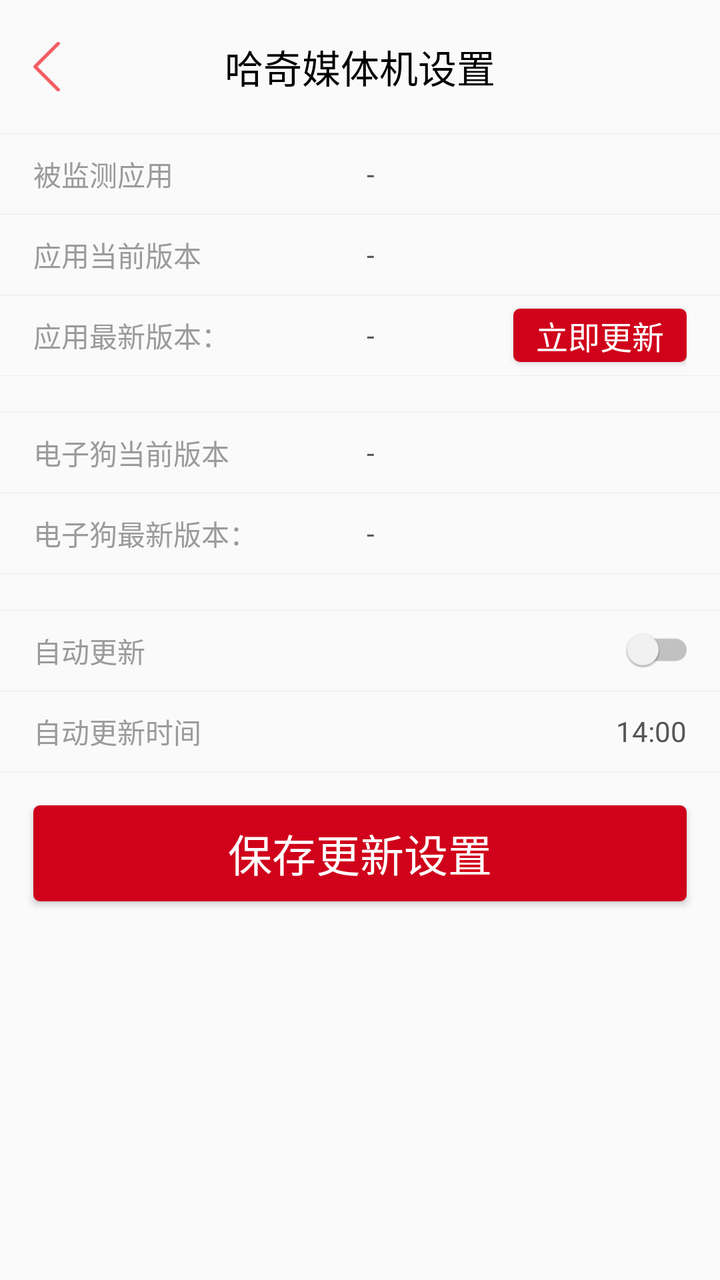
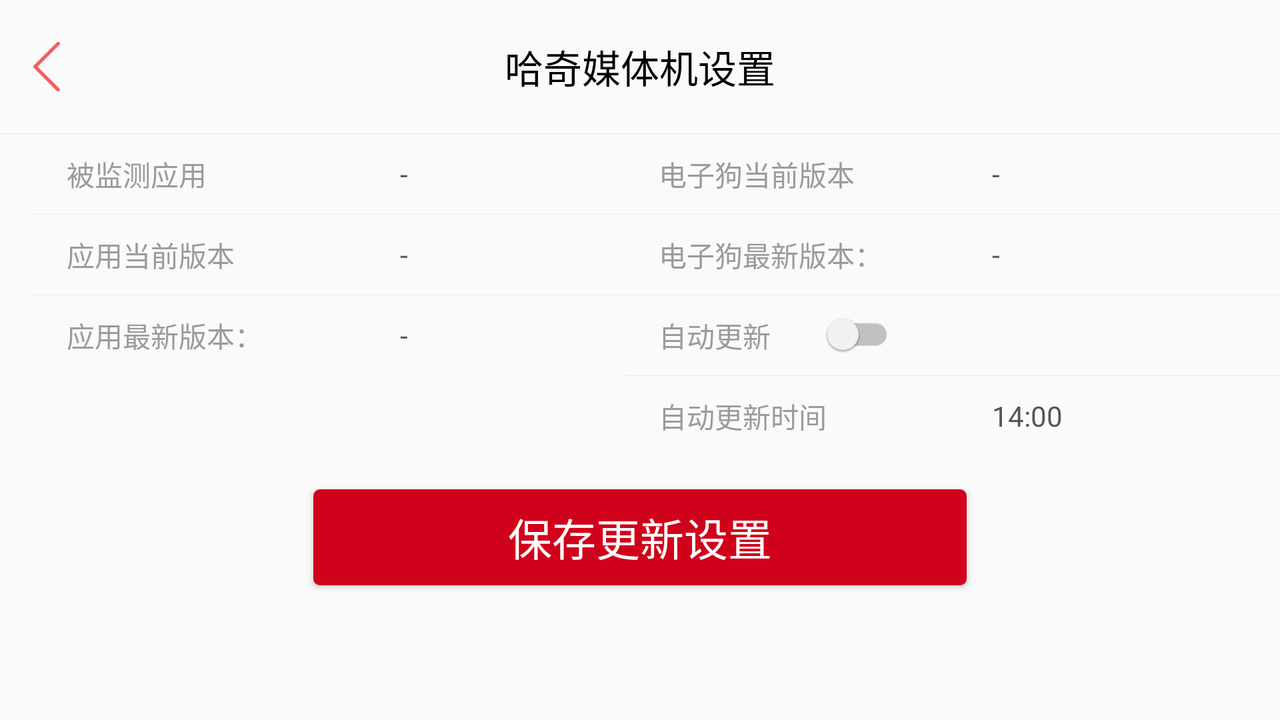

One screen, two layout resources from the same app: the default and the repository's alternative for another configuration. Each is rendered where Android would select it; the XML of both is given below.
<!-- AndroidManifest.xml: application theme AppTheme -->
<!-- res/layout/activity_update_setting.xml -->
<?xml version="1.0" encoding="utf-8"?>
<LinearLayout xmlns:android="http://schemas.android.com/apk/res/android"
    android:layout_width="match_parent"
    android:layout_height="match_parent"
    android:orientation="vertical">

    <include layout="@layout/top_title_layout" />

    <include layout="@layout/layout_divide_horizontal" />

    <LinearLayout
        android:layout_width="match_parent"
        android:layout_height="120px"
        android:gravity="center_vertical"
        android:orientation="horizontal"
        android:paddingLeft="50px">

        <TextView
            android:id="@+id/tv_1"
            android:layout_width="500px"
            android:layout_height="wrap_content"
            android:text="被监测应用"
            android:textColor="#9b9b9b" />

        <TextView
            android:id="@+id/tv_update_setting_check_app"
            android:layout_width="wrap_content"
            android:layout_height="wrap_content"
            android:text="-"
            android:textColor="#555555" />

    </LinearLayout>

    <include layout="@layout/layout_divide_horizontal" />

    <LinearLayout
        android:layout_width="match_parent"
        android:layout_height="120px"
        android:gravity="center_vertical"
        android:orientation="horizontal"
        android:paddingLeft="50px">

        <TextView
            android:id="@+id/tv_2"
            android:layout_width="500px"
            android:layout_height="wrap_content"
            android:text="应用当前版本"
            android:textColor="#9b9b9b" />

        <TextView
            android:id="@+id/tv_update_setting_cur_version"
            android:layout_width="wrap_content"
            android:layout_height="wrap_content"
            android:text="-"
            android:textColor="#555555" />

    </LinearLayout>

    <include layout="@layout/layout_divide_horizontal" />

    <LinearLayout
        android:layout_width="match_parent"
        android:layout_height="120px"
        android:gravity="center_vertical"
        android:orientation="horizontal"
        android:paddingLeft="50px"
        android:paddingRight="50px">

        <TextView
            android:id="@+id/tv_3"
            android:layout_width="500px"
            android:layout_height="wrap_content"
            android:text="应用最新版本："
            android:textColor="#9b9b9b" />

        <TextView
            android:id="@+id/tv_update_setting_new_version"
            android:layout_width="wrap_content"
            android:layout_height="wrap_content"
            android:layout_weight="1"
            android:text="-"
            android:textColor="#555555" />

        <Button
            android:id="@+id/btn_update_setting_update"
            style="@style/ButtonFont"
            android:layout_width="260px"
            android:layout_height="80px"
            android:layout_alignBottom="@id/tv_3"
            android:layout_alignParentRight="true"
            android:text="立即更新"
            android:textSize="48px"
            android:visibility="visible" />

    </LinearLayout>

    <include layout="@layout/layout_divide_horizontal" />

    <include
        layout="@layout/layout_divide_horizontal"
        android:layout_width="match_parent"
        android:layout_height="1px"
        android:layout_marginTop="54px" />

    <LinearLayout
        android:layout_width="match_parent"
        android:layout_height="120px"
        android:gravity="center_vertical"
        android:orientation="horizontal"
        android:paddingLeft="50px">

        <TextView
            android:id="@+id/tv_4"
            android:layout_width="500px"
            android:layout_height="wrap_content"
            android:text="电子狗当前版本"
            android:textColor="#9b9b9b" />

        <TextView
            android:id="@+id/tv_update_setting_edog_cur_version"
            android:layout_width="wrap_content"
            android:layout_height="wrap_content"
            android:text="-"
            android:textColor="#555555" />

    </LinearLayout>

    <include layout="@layout/layout_divide_horizontal" />


    <LinearLayout
        android:layout_width="match_parent"
        android:layout_height="120px"
        android:gravity="center_vertical"
        android:orientation="horizontal"
        android:paddingLeft="50px">

        <TextView
            android:id="@+id/tv_5"
            android:layout_width="500px"
            android:layout_height="wrap_content"
            android:text="电子狗最新版本："
            android:textColor="#9b9b9b" />

        <TextView
            android:id="@+id/tv_update_setting_edog_new_version"
            android:layout_width="wrap_content"
            android:layout_height="wrap_content"
            android:text="-"
            android:textColor="#555555" />
    </LinearLayout>

    <include layout="@layout/layout_divide_horizontal" />

    <include
        layout="@layout/layout_divide_horizontal"
        android:layout_width="match_parent"
        android:layout_height="1px"
        android:layout_marginTop="54px" />

    <LinearLayout
        android:layout_width="match_parent"
        android:layout_height="120px"
        android:gravity="center_vertical"
        android:orientation="horizontal"
        android:paddingLeft="50px"
        android:paddingRight="50px">

        <TextView
            android:id="@+id/tv_6"
            android:layout_width="250px"
            android:layout_height="wrap_content"
            android:layout_weight="1"
            android:text="自动更新"
            android:textColor="#9b9b9b" />

        <CheckBox
            android:id="@+id/switch_update_setting_auto_update"
            android:layout_width="92px"
            android:layout_height="55px"
            android:background="@drawable/selector_cb_bg"
            android:button="@null"
            android:textOff="手动更新"
            android:textOn="自动更新" />
    </LinearLayout>

    <include layout="@layout/layout_divide_horizontal" />

    <LinearLayout
        android:id="@+id/ll_auto_update"
        android:layout_width="match_parent"
        android:layout_height="120px"
        android:gravity="center_vertical"
        android:orientation="horizontal"
        android:paddingLeft="50px"
        android:paddingRight="50px">


        <TextView
            android:id="@+id/tv_7"
            android:layout_width="500px"
            android:layout_height="wrap_content"
            android:text="自动更新时间"
            android:textColor="#9b9b9b" />

        <TextView
            android:id="@+id/tv_update_setting_update_time"
            android:layout_width="match_parent"
            android:layout_height="wrap_content"
            android:gravity="right"
            android:text="14:00"
            android:textColor="#555555" />

    </LinearLayout>

    <include layout="@layout/layout_divide_horizontal" />

    <Button
        android:id="@+id/btn_update_setting_save_setting"
        style="@style/ButtonFont"
        android:layout_width="980px"
        android:layout_height="wrap_content"
        android:layout_gravity="center_horizontal"
        android:layout_marginTop="50px"
        android:text="保存更新设置" />
</LinearLayout>
<!-- res/layout/top_title_layout.xml (included above) -->
<?xml version="1.0" encoding="utf-8"?>
<RelativeLayout xmlns:android="http://schemas.android.com/apk/res/android"
    xmlns:tools="http://schemas.android.com/tools"
    android:layout_width="match_parent"
    android:layout_height="200px"
    android:layout_alignParentTop="true">

    <TextView
        android:id="@+id/title"
        android:layout_width="wrap_content"
        android:layout_height="wrap_content"
        android:layout_centerInParent="true"
        android:gravity="center_vertical"
        android:text="@string/title"
        android:textColor="#FF000000"
        android:textSize="58px" />

    <ImageView
        android:paddingLeft="50px"
        android:id="@+id/finish"
        android:layout_width="90px"
        android:layout_height="80px"
        android:layout_centerVertical="true"
        android:src="@drawable/iv_back" />

</RelativeLayout>
<!-- res/layout/layout_divide_horizontal.xml (included above) -->
<?xml version="1.0" encoding="utf-8"?>
<View xmlns:android="http://schemas.android.com/apk/res/android"
    android:layout_width="match_parent"
    android:layout_height="1px"
    android:background="#ececec" />
<!-- resources referenced by this layout -->
<resources>
  <!-- drawable iv_back: png bitmap (drawable-hdpi, 605 bytes) -->
  <!-- drawable selector_cb_bg (drawable) -->
  <?xml version="1.0" encoding="utf-8"?>
  <selector xmlns:android="http://schemas.android.com/apk/res/android">
      <item android:drawable="@drawable/bg_cb_on" android:state_checked="true" />
      <item android:drawable="@drawable/bg_cb_off" android:state_checked="false" />
  </selector>
  <string name="title">哈奇媒体机设置</string>
  <style name="ButtonFont" parent="@android:style/TextAppearance.Large">
          <item name="android:layout_width">980px</item>
          <item name="android:layout_height">140px</item>
          <item name="android:gravity">center</item>
          <item name="android:textColor">#ffffff</item>
          <item name="android:background">@drawable/button_selector</item>
          <item name="android:typeface">monospace</item>
      </style>
  <style name="AppTheme" parent="Theme.AppCompat.Light.NoActionBar">
          
          <item name="windowNoTitle">true</item>
          <item name="android:windowFullscreen">true</item>
      </style>
  <!-- drawable bg_cb_on: png bitmap (drawable-hdpi, 2809 bytes) -->
  <!-- drawable bg_cb_off: png bitmap (drawable-hdpi, 2696 bytes) -->
  <!-- drawable button_selector (drawable) -->
  <?xml version="1.0" encoding="utf-8"?>
  <selector xmlns:android="http://schemas.android.com/apk/res/android">
      <item android:drawable="@drawable/setting_button_enabled_false" android:state_enabled="false" />
      <item android:drawable="@drawable/setting_button_press" android:state_pressed="true" />
      <item android:drawable="@drawable/setting_button_normal" android:state_pressed="false" />
  
  </selector>
  <!-- drawable setting_button_enabled_false (drawable) -->
  <?xml version="1.0" encoding="utf-8"?>
  <shape xmlns:android="http://schemas.android.com/apk/res/android"
      android:shape="rectangle">
      <solid android:color="#ececec" />
      <corners android:radius="10px" />
  </shape>
  <!-- drawable setting_button_press (drawable) -->
  <?xml version="1.0" encoding="utf-8"?>
  <shape xmlns:android="http://schemas.android.com/apk/res/android"
      android:shape="rectangle">
      <solid android:color="#ff5f5f" />
      <corners android:radius="10px" />
  </shape>
  <!-- drawable setting_button_normal (drawable) -->
  <?xml version="1.0" encoding="utf-8"?>
  <shape xmlns:android="http://schemas.android.com/apk/res/android"
      android:shape="rectangle">
      <solid android:color="#D0021B" />
      <corners android:radius="10px" />
  </shape>
</resources>
<!-- res/layout-land/activity_update_setting.xml (the repository's variant of the layout above) -->
<!-- drawn on the phone turned sideways -->
<?xml version="1.0" encoding="utf-8"?>
<LinearLayout xmlns:android="http://schemas.android.com/apk/res/android"
    android:layout_width="match_parent"
    android:layout_height="match_parent"
    android:orientation="vertical">

    <include layout="@layout/top_title_layout" />

    <include layout="@layout/layout_divide_horizontal" />

    <LinearLayout
        android:layout_width="match_parent"
        android:layout_height="wrap_content"
        android:orientation="horizontal">

        <LinearLayout
            android:layout_width="wrap_content"
            android:layout_height="wrap_content"
            android:layout_weight="1"
            android:orientation="vertical"
            android:paddingLeft="50px">

            <LinearLayout
                android:layout_width="wrap_content"
                android:layout_height="120px"
                android:gravity="center_vertical"
                android:orientation="horizontal"
                android:paddingLeft="50px">

                <TextView
                    android:id="@+id/tv_1"
                    android:layout_width="500px"
                    android:layout_height="wrap_content"
                    android:text="被监测应用"
                    android:textColor="#9b9b9b" />

                <TextView
                    android:id="@+id/tv_update_setting_check_app"
                    android:layout_width="wrap_content"
                    android:layout_height="wrap_content"
                    android:text="-"
                    android:textColor="#555555" />

            </LinearLayout>

            <include layout="@layout/layout_divide_horizontal" />

            <LinearLayout
                android:layout_width="wrap_content"
                android:layout_height="120px"
                android:gravity="center_vertical"
                android:orientation="horizontal"
                android:paddingLeft="50px">

                <TextView
                    android:id="@+id/tv_2"
                    android:layout_width="500px"
                    android:layout_height="wrap_content"
                    android:text="应用当前版本"
                    android:textColor="#9b9b9b" />

                <TextView
                    android:id="@+id/tv_update_setting_cur_version"
                    android:layout_width="wrap_content"
                    android:layout_height="wrap_content"
                    android:text="-"
                    android:textColor="#555555" />

            </LinearLayout>

            <include layout="@layout/layout_divide_horizontal" />

            <LinearLayout
                android:layout_width="wrap_content"
                android:layout_height="120px"
                android:gravity="center_vertical"
                android:orientation="horizontal"
                android:paddingLeft="50px"
                android:paddingRight="50px">

                <TextView
                    android:id="@+id/tv_3"
                    android:layout_width="500px"
                    android:layout_height="wrap_content"
                    android:text="应用最新版本："
                    android:textColor="#9b9b9b" />

                <TextView
                    android:id="@+id/tv_update_setting_new_version"
                    android:layout_width="wrap_content"
                    android:layout_height="wrap_content"
                    android:layout_weight="1"
                    android:text="-"
                    android:textColor="#555555" />

                <Button
                    android:id="@+id/btn_update_setting_update"
                    style="@style/ButtonFont"
                    android:layout_width="260px"
                    android:layout_height="80px"
                    android:layout_alignBottom="@id/tv_3"
                    android:layout_alignParentRight="true"
                    android:text="立即更新"
                    android:textSize="48px"
                    android:visibility="gone" />

            </LinearLayout>

        </LinearLayout>


        <LinearLayout
            android:layout_width="wrap_content"
            android:layout_height="wrap_content"
            android:layout_weight="1"
            android:orientation="vertical">

            <LinearLayout
                android:layout_width="wrap_content"
                android:layout_height="120px"
                android:gravity="center_vertical"
                android:orientation="horizontal"
                android:paddingLeft="50px">

                <TextView
                    android:id="@+id/tv_4"
                    android:layout_width="500px"
                    android:layout_height="wrap_content"
                    android:text="电子狗当前版本"
                    android:textColor="#9b9b9b" />

                <TextView
                    android:id="@+id/tv_update_setting_edog_cur_version"
                    android:layout_width="wrap_content"
                    android:layout_height="wrap_content"
                    android:text="-"
                    android:textColor="#555555" />

            </LinearLayout>

            <include layout="@layout/layout_divide_horizontal" />


            <LinearLayout
                android:layout_width="wrap_content"
                android:layout_height="120px"
                android:gravity="center_vertical"
                android:orientation="horizontal"
                android:paddingLeft="50px">

                <TextView
                    android:id="@+id/tv_5"
                    android:layout_width="500px"
                    android:layout_height="wrap_content"
                    android:text="电子狗最新版本："
                    android:textColor="#9b9b9b" />

                <TextView
                    android:id="@+id/tv_update_setting_edog_new_version"
                    android:layout_width="wrap_content"
                    android:layout_height="wrap_content"
                    android:text="-"
                    android:textColor="#555555" />
            </LinearLayout>

            <include layout="@layout/layout_divide_horizontal" />

            <LinearLayout
                android:layout_width="wrap_content"
                android:layout_height="120px"
                android:gravity="center_vertical"
                android:orientation="horizontal"
                android:paddingLeft="50px"
                android:paddingRight="50px">

                <TextView
                    android:id="@+id/tv_6"
                    android:layout_width="250px"
                    android:layout_height="wrap_content"
                    android:layout_weight="1"
                    android:text="自动更新"
                    android:textColor="#9b9b9b" />

                <CheckBox
                    android:id="@+id/switch_update_setting_auto_update"
                    android:layout_width="92px"
                    android:layout_height="55px"
                    android:background="@drawable/selector_cb_bg"
                    android:button="@null"
                    android:textOff="手动更新"
                    android:textOn="自动更新" />
            </LinearLayout>

            <include layout="@layout/layout_divide_horizontal" />

            <LinearLayout
                android:id="@+id/ll_auto_update"
                android:layout_width="wrap_content"
                android:layout_height="120px"
                android:gravity="center_vertical"
                android:orientation="horizontal"
                android:paddingLeft="50px"
                android:paddingRight="50px">


                <TextView
                    android:id="@+id/tv_7"
                    android:layout_width="500px"
                    android:layout_height="wrap_content"
                    android:text="自动更新时间"
                    android:textColor="#9b9b9b" />

                <TextView
                    android:id="@+id/tv_update_setting_update_time"
                    android:layout_width="match_parent"
                    android:layout_height="wrap_content"
                    android:gravity="right"
                    android:text="14:00"
                    android:textColor="#555555" />

            </LinearLayout>
        </LinearLayout>

    </LinearLayout>


    <Button
        android:id="@+id/btn_update_setting_save_setting"
        style="@style/ButtonFont"
        android:layout_width="980px"
        android:layout_height="wrap_content"
        android:layout_gravity="center_horizontal"
        android:layout_marginTop="50px"
        android:text="保存更新设置" />
</LinearLayout>
